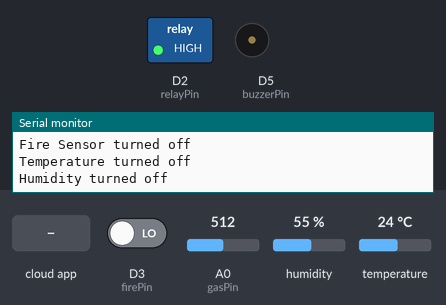
The sketch below on a simulated ESP8266 (NodeMCU). Parts: switched loads named in the sketch (green lamp = pin HIGH), buzzer (waves = sounding), the last lines printed to the serial monitor. The inputs (shaded band) are chosen by the test bench; at power-on: A0 (gasPin) = 512, D3 (firePin) LOW, humidity 55 %, temperature 24 °C. WiFi joins after 1.5 s; servers stay silent unless stated; network time is answered at once with the bench clock; uploads are accepted with an empty reply; the local clock reads 2024-03-15 10:24:30 at power-on unless the sketch sets it; the Firebase database answers and starts empty.

Above: at 2.7 s.
2.8 s: the phone or cloud app sets Gas to 1
At 5.2 s:
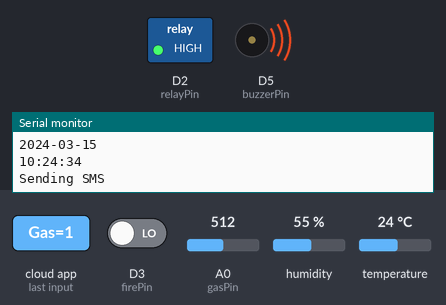
12.0 s: the phone or cloud app sets Status to 1
At 15.4 s:
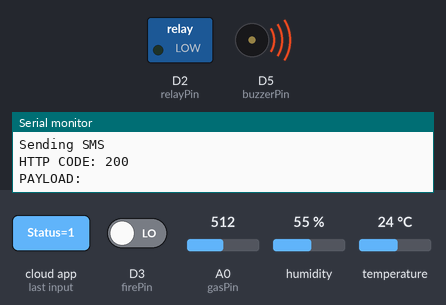
20.8 s: A0 (gasPin) set to 465
24.1 s: A0 (gasPin) set to 431
27.5 s: the phone or cloud app sets Fire to 1
At 32.0 s:
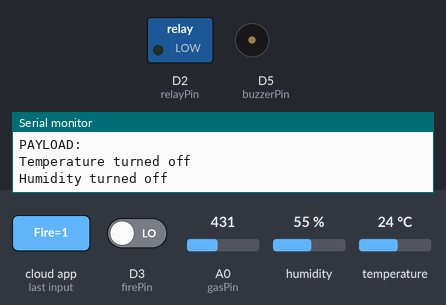
36.3 s: the phone or cloud app sets Fire to T
At 38.9 s:
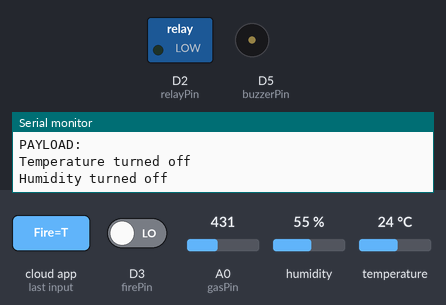
Timing chart, 0 to 40.4 s (numbered marks = the images above; inputs shaded):
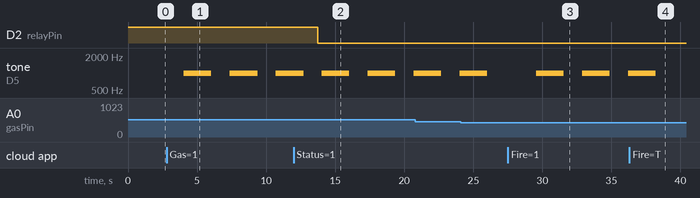

The sketch:

Date_Time.ino
```cpp
//include necesery libraries
//libraries are downloaded from the github.
#include <NTPClient.h>    //NTPClient library is used to get the date and time from the internet.

#include "FirebaseESP8266.h"    //FirebaseESP8266 is firebase database libabry for esp8266(NodeMCU).

#include <WiFiUdp.h>    //The below libraries in the line 6,7,8,9,10 are used for wifi connectivity
#include <DNSServer.h>
#include <ESP8266WebServer.h>
#include <WiFiManager.h>
#include <ESP8266HTTPClient.h>

#include "DHT.h"    //DHT.h library is used to get the data from the DHT11 sensor(temperature and humidity).

#define DHTTYPE DHT11   //mention type of DHT sensor, here we are using DHT11 (Note: There other sensors like dht22 in the market)

//firebase host and auth you will get it from the firebase database consol.
#define FIREBASE_HOST "cproject2-e2606-default-rtdb.firebaseio.com"   //Firebase_host is the path of the firebase database
#define FIREBASE_AUTH "ocu8zF50A5NW9YZbYq1wZFTgbcJPD5MrND1R7iXX"      //firebase authentication key

FirebaseData firebaseData;    //create FirebaseData object

const long utcOffsetInSeconds = 19800;

WiFiUDP ntpUDP;
NTPClient timeClient(ntpUDP, "pool.ntp.org", utcOffsetInSeconds);   //initializing date and time server.

//variable used
String date_time;
int index_date;
String currentDate;
String currentTime;

//this is your user id this one you will be required when you are going to login to the app
String user = "user123";

//sensor pins
int gasPin = A0;
int firePin = D3;
int dhtPin = D1;
int relayPin = D2;
int buzzerPin = D5;


DHT dht(dhtPin, DHTTYPE); //initialize dht11 sensor

//Note: not every sensor need to be initialized by creating objects.

int gasData;
int fireData;

//IP ADDRESS: 192.168.4.1
//there are 2 parts in every arduinoC program, that is setup and loop
//setup is used to initialization and loop is used to execute the code in a loop
//loop executes untill there there is power to the micro controller.

void setup(){
  //Serial.begin is used to display some output in the serial monitor screen
  //115200 is the baud rate
  Serial.begin(115200);

  //mentioning the pinmode of the sensor
  //if the sesor gives input to the microcontroller then it should be mention as INPUT as below
  //if the sesor takes output to the microcontroller then it should be mention as OUTPUT as below

  pinMode(gasPin, INPUT);     //gas sensor(MQ2 sensor) gives input.
  pinMode(firePin, INPUT);    //fire sensor gives input.
  pinMode(relayPin, OUTPUT);  //relay is used to turn on the sprinkler it takes the input and gives output.
  pinMode(buzzerPin, OUTPUT); //buzzer is used to alert the user by making sound, and it takes input and gives output.

  dht.begin();    //begin the dht11 sensor.

  digitalWrite(relayPin,HIGH);  //set relay pins initial state

  connectWifiManager();   //wifi connectivity function go to line number 147
  connectToFirebase();    //firebase connectivity function go to line number 154
}


//here loop starts
void loop() {

  if (WiFi.status() == WL_CONNECTED){   // check whether the microcontroller connected to the wifi or not. If it is connected to the wifi execute the below statement.
    Firebase.setString(firebaseData, "FireGasDetection/User/" + user + "/Profile/Online", "1");   //set microcontroller to online in firebase to notifi in the app whether the microcontroller connected to the wifi or not

    Firebase.getString(firebaseData, "FireGasDetection/User/" + user + "/Sprinkler/Status");    //check sprinkler turned on or off in the app
    if(firebaseData.stringData() == "1"){
      digitalWrite(relayPin,LOW);   //if it is on turn on relay
    }else{
      digitalWrite(relayPin,HIGH);  //else turn off the relay.
    }

    Firebase.getString(firebaseData, "FireGasDetection/User/" + user + "/Controller/Gas");    //check gas sensor is turned on or not
    if(firebaseData.stringData() == "1"){   //if it is turned on execute below statement
      gasData = gasDetection();   //gasDetection() is a function to get the gas sensor data, go to line number 183, here the gas data is stored in gasData variable
      Firebase.setString(firebaseData, "FireGasDetection/User/" + user + "/LiveData/Gas", String(gasData));   //set the gasData to the firebase
      if(gasData >= 450){   //if the gasData is crossed 450 it means that gas leackage is detected.
        playBuzzer();   //playBuzzer() is a function to play the buzzed, go to line number 235
        getDateTime();  //getDateTime() is a function to fetch the current date and time, go to line number 167
        String key = currentDate + currentTime;   //key is generated to to store the unique value in the firebase. It is the combination of current date and time
        key.replace("-","");    //replays - from key variable to empty space
        key.replace(":","");    //replays : from key variable to empty space

        Firebase.setString(firebaseData, "FireGasDetection/User/" + user + "/History/Gas/" + key + "/Date", currentDate);       //set current date to firebase
        Firebase.setString(firebaseData, "FireGasDetection/User/" + user + "/History/Gas/" + key + "/Time", currentTime);       //set current time to firebase
        Firebase.setString(firebaseData, "FireGasDetection/User/" + user + "/History/Gas/" + key + "/Value", String(gasData));  //set the gasData value to firebase

        setNotification("Gas");   //setNotification() funtion is used to set the notification in the firebase, go to line number 240

        String message = "Gas leakage detected on " + currentDate + ", please be alert. - GASFIR";
        message.replace(" ","%20");
        sendSMS(message);    //sendSms() is a function used to send the sms to the mobile number, go too line number
      }
    }else{
      Serial.println("Gas Sensor turned off");    // if the gas sensor is turned off display the message in serial monitor.
    }

    Firebase.getString(firebaseData, "FireGasDetection/User/" + user + "/Controller/Fire");   //check fire sensor is turned on or not
    if(firebaseData.stringData() == "1"){   //if it is turned on execute below statement
      fireData = fireDetection();   //fireDetection() is a function to get the fire sensor data, go to line number 189, here the gas data is stored in fireData variable
      Serial.println(fireData);     //diaplay firedata in serial monitor
      if(fireData == 0){    //if the fireData is equal to 0 it means that fire is detected.
        playBuzzer();   //playBuzzer() is a function to play the buzzed, go to line number 235
        getDateTime();  //getDateTime() is a function to fetch the current date and time, go to line number 167
        String key = currentDate + currentTime;   //key is generated to to store the unique value in the firebase. It is the combination of current date and time
        key.replace("-","");    //replays - from key variable to empty space
        key.replace(":","");    //replays : from key variable to empty space

        Firebase.setString(firebaseData, "FireGasDetection/User/" + user + "/History/Fire/" + key + "/Date", currentDate);    //set current date to firebase
        Firebase.setString(firebaseData, "FireGasDetection/User/" + user + "/History/Fire/" + key + "/Time", currentTime);    //set current time to firebase

        turnOnSprinkler();    //turnOnSprinkler(() is a function used to turn on the sprinkler, go to line number 223
        setNotification("Fire");    //setNotification() funtion is used to set the notification in the firebase, go to line number 240

        String message = "Fire detected on " + currentDate + ", please be alert. - GASFIREDETECTION";
        message.replace(" ","%20");
        sendSMS(message);    //sendSms() is a function used to send the sms to the mobile number, go too line number
      }
    }else{
      Serial.println("Fire Sensor turned off");   // if the fire sensor is turned off display the message in serial monitor.
    }

    detecttempHumi();   //detect temperature and humidity, this is a function used to detect the temperature and humidity, go to line number 194
    delay(1000);        //delay mean it makes microcontroller for given time, here it 1000 mili second means 1 secon.

  }

}


//wifi connectivity function
void connectWifiManager(){
  WiFiManager wifiManager;
  wifiManager.resetSettings();
  wifiManager.autoConnect("Alert WiFi");
  Serial.println("connected ");
}

//firebase connectivity function
void connectToFirebase(){
  Firebase.begin(FIREBASE_HOST, FIREBASE_AUTH);

  Firebase.reconnectWiFi(true);
  Firebase.setMaxRetry(firebaseData, 3);
  Firebase.setMaxErrorQueue(firebaseData, 30);
  Firebase.enableClassicRequest(firebaseData, true);
  firebaseData.setBSSLBufferSize(1024, 1024);
  firebaseData.setResponseSize(1024);
}

//get current date and time function.
void getDateTime(){
  while(!timeClient.update()) {
    timeClient.forceUpdate();   //if the date and time is not updated update the date and time
  }

  date_time = timeClient.getFormattedDate();
  index_date = date_time.indexOf("T");

  currentDate = date_time.substring(0, index_date);
  currentTime = timeClient.getFormattedTime();

  Serial.println(currentDate);
  Serial.println(currentTime);
}

//get gas sensor data function
int gasDetection(){
  return analogRead(gasPin);
}


//get fire sensor data function
int fireDetection(){
  return digitalRead(firePin);
}

//get temperature and humidity function
void detecttempHumi(){

  float humi = dht.readHumidity();    //get humidity from dht11 sensor
  float temp = dht.readTemperature(); //get temperature from dht11 sensor

  if(temp >= 0){
    Firebase.getString(firebaseData, "FireGasDetection/User/" + user + "/Controller/Temp");   //check temperature is turned on or off
    if(firebaseData.stringData() == "1"){   //if it is turned on execute below statement
      Firebase.setString(firebaseData, "FireGasDetection/User/" + user + "/LiveData/Temp", String(temp));   //set temperature in firebase
    }else{    //if the sensor turned off diaply the message in serial monitor
      Serial.println("Temperature turned off");
    }
  }else{    //if the temperature data is null diaplay it in serial monitor.
    Serial.println("temp Nan");
  }

  if(humi >= 0){
    Firebase.getString(firebaseData, "FireGasDetection/User/" + user + "/Controller/Humi");   //check humidity is turned on or off
    if(firebaseData.stringData() == "1"){   //if it is turned on execute below statement
      Firebase.setString(firebaseData, "FireGasDetection/User/" + user + "/LiveData/Humi", String(humi));   //set humidity in firebase
    }else{    //if the sensor turned off diaply the message in serial monitor
      Serial.println("Humidity turned off");
    }
  }else{    //if the temperature data is null diaplay it in serial monitor.
    Serial.println("humi Nan");
  }
}

//function to turn on or off the sprinkler
void turnOnSprinkler(){
  Firebase.getString(firebaseData, "FireGasDetection/User/" + user + "/Controller/Sprinkler");    //check sprinkler is turned on or off
  if(firebaseData.stringData() == "1"){   //if it is turned on execute below statement
    digitalWrite(relayPin,LOW);   //if the sprinkler turned on enable the relay
    delay(5000);                  //wait for 5 second
    digitalWrite(relayPin,HIGH);  //disable the relay
  }else{    //if the sensor is turned off display the message in serial monitor
    Serial.println("Sprinkler turned off");
  }
}

//function to play the buzzer
void playBuzzer(){
  tone(buzzerPin, 1000, 2000);    //statement to play the buzzer, here 1000 is sound frequency and 2000 is time (2 second)
}

//function to set the notification
void setNotification(String from){
  Firebase.setString(firebaseData, "FireGasDetection/User/" + user + "/Detection/" + from + "/Detected", "1");
  Firebase.setString(firebaseData, "FireGasDetection/User/" + user + "/Detection/" + from + "/Date", currentDate);
  Firebase.setString(firebaseData, "FireGasDetection/User/" + user + "/Detection/" + from + "/Time", currentTime);
}


//send message to the mobile number
void sendSMS(String message){

  Serial.println("Sending SMS");

  Firebase.getString(firebaseData, "FireGasDetection/User/" + user + "/Sms/Number");    //take the mobile number from the firebase
  String number = firebaseData.stringData();

  String host = "http://sms.bixtel.com/api/mt/SendSMS?APIKey=NDCTcGTRkEqUqqqVVjM5nQ&senderid=GASFIR&channel=2&DCS=0&flashsms=0&number=91" + number + "&text=" + message + "&route=1";   //url to send the message
  HTTPClient http;  //library used to execute the url
  http.begin(host); //execute the url
  http.addHeader("Content-Type", "application/x-www-form-urlencoded");

  int httpCode = http.GET();    //return code
  String payload = http.getString();    //return message

  Serial.println("HTTP CODE: " + String(httpCode));
  Serial.println("PAYLOAD: " + payload);

  http.end();   //after sending sms close the http connection
}
```

Measured:
- after the input at 2.8 s, tone on D5 (buzzerPin): alternates 1000 Hz for 2.0 s and silent for 1.3 s, starting after 1.2 s
- after the input at 12.0 s, D2 (relayPin): HIGH → LOW after 1.7 s
- after the input at 27.5 s, tone on D5 (buzzerPin): alternates 1000 Hz for 2.0 s and silent for 1.3 s, starting after 2.1 s
- after the input at 36.3 s, tone on D5 (buzzerPin): goes on until 38.2 s, then stays silent
